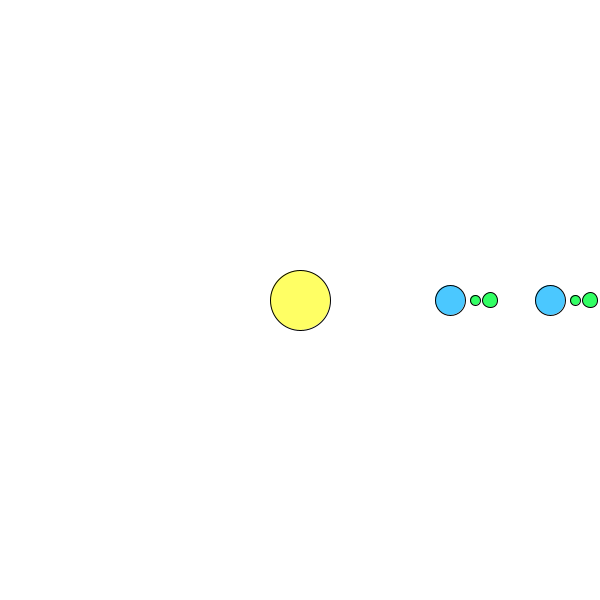
Frame 1 (no input)
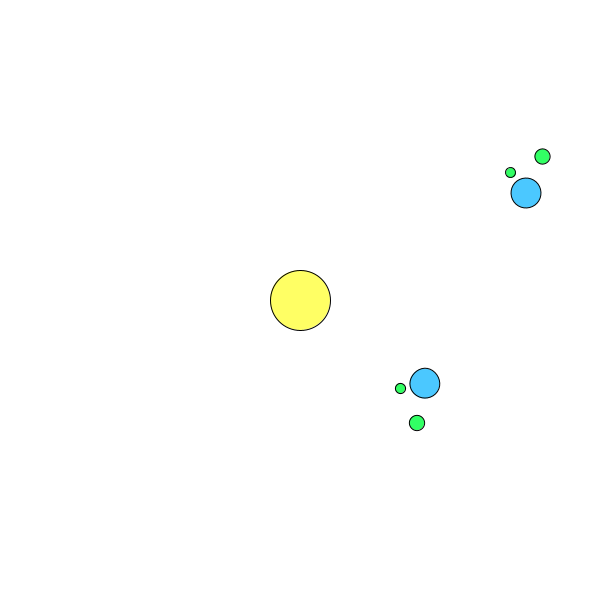
Frame 60 (the mouse pressed at the canvas centre just before this capture)
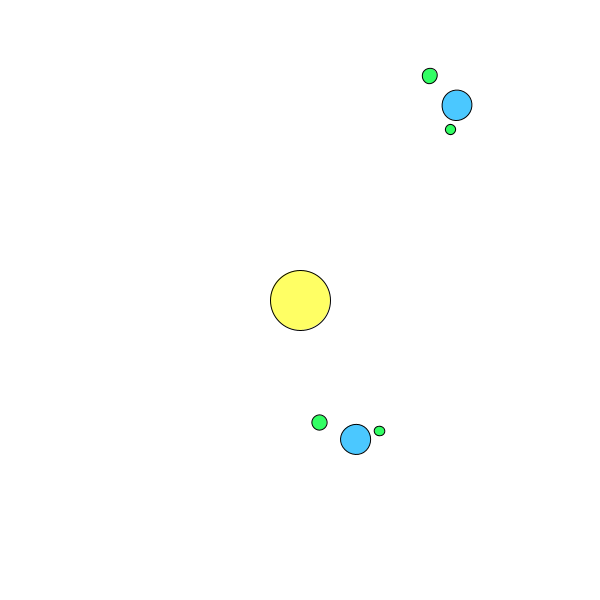
Frame 120 (the mouse held since frame 60 and released just before this capture)

The Processing sketch that drew these frames (run headless with seeded random() and noise(); from frame 60 on, the mouse is pressed at the canvas centre):

// Processing sketch: SimpleSolarSystem
// ── SimpleSolarSystem.pde
float theta=0;

void setup(){
  size(600,600);
}

void draw(){
  background(255);
  //sun
  translate(width/2, height/2);
  fill(255,255,100);
  circle(0,0,60);
  
  //store planet+moons
  pushMatrix();
  //planet rotates around sun
  rotate(theta);
  translate(150,0);
  fill(75,200,255);
  circle(0,0,30);
  
  pushMatrix();
  //first moon rotates around planet
  rotate(theta*2);
  translate(40,0);
  fill(50,255,100);
  circle(0,0,15);
  popMatrix();
  
  //second moon also rotates around planet
  rotate(theta*4);
  translate(25,0);
  fill(50,255,100);
  circle(0,0,10);
  
  popMatrix();
  
  //second planet
  pushMatrix();
  rotate(theta*-.75);
  translate(250,0);
  fill(75,200,255);
  circle(0,0,30);
  
  pushMatrix();
  rotate(theta*-1.2);
  translate(40,0);
  fill(50,255,100);
  circle(0,0,15);
  
  popMatrix();
  rotate(theta*-3);
  translate(25,0);
  fill(50,255,100);
  circle(0,0,10);
  
  popMatrix();
  
  theta+=.01;
}
